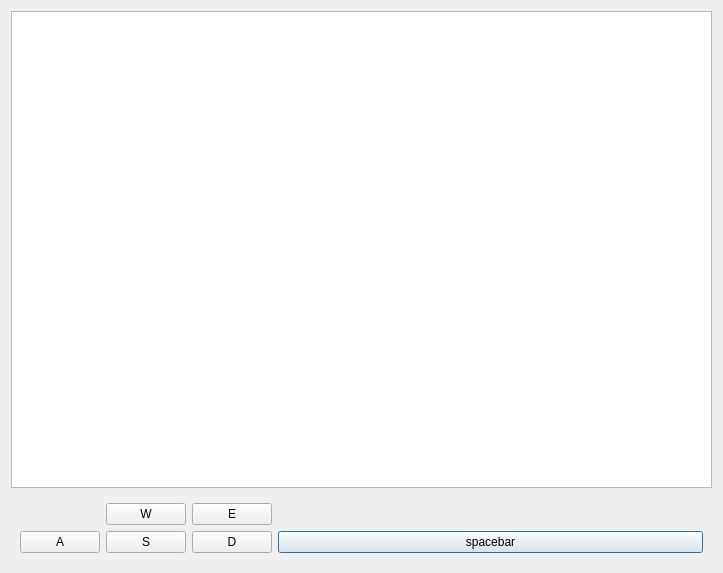
<?xml version="1.0" encoding="UTF-8"?>
<ui version="4.0">
 <class>QtXeNonZeroMainDialog</class>
 <widget class="QDialog" name="QtXeNonZeroMainDialog">
  <property name="geometry">
   <rect>
    <x>0</x>
    <y>0</y>
    <width>723</width>
    <height>573</height>
   </rect>
  </property>
  <layout class="QVBoxLayout" name="verticalLayout">
   <item>
    <widget class="QPlainTextEdit" name="text">
     <property name="font">
      <font>
       <family>Courier</family>
      </font>
     </property>
     <property name="cursor" stdset="0">
      <cursorShape>ForbiddenCursor</cursorShape>
     </property>
     <property name="documentTitle">
      <string>xnz</string>
     </property>
     <property name="readOnly">
      <bool>true</bool>
     </property>
    </widget>
   </item>
   <item>
    <widget class="QWidget" name="widget" native="true">
     <layout class="QGridLayout" name="gridLayout">
      <item row="1" column="3">
       <widget class="QPushButton" name="button_space">
        <property name="toolTip">
         <string>Wait</string>
        </property>
        <property name="text">
         <string>spacebar</string>
        </property>
       </widget>
      </item>
      <item row="0" column="1">
       <widget class="QPushButton" name="button_w">
        <property name="sizePolicy">
         <sizepolicy hsizetype="Fixed" vsizetype="Fixed">
          <horstretch>0</horstretch>
          <verstretch>0</verstretch>
         </sizepolicy>
        </property>
        <property name="toolTip">
         <string>Up</string>
        </property>
        <property name="text">
         <string>W</string>
        </property>
       </widget>
      </item>
      <item row="1" column="1">
       <widget class="QPushButton" name="button_s">
        <property name="sizePolicy">
         <sizepolicy hsizetype="Fixed" vsizetype="Fixed">
          <horstretch>0</horstretch>
          <verstretch>0</verstretch>
         </sizepolicy>
        </property>
        <property name="toolTip">
         <string>Down</string>
        </property>
        <property name="text">
         <string>S</string>
        </property>
       </widget>
      </item>
      <item row="1" column="0">
       <widget class="QPushButton" name="button_a">
        <property name="sizePolicy">
         <sizepolicy hsizetype="Fixed" vsizetype="Fixed">
          <horstretch>0</horstretch>
          <verstretch>0</verstretch>
         </sizepolicy>
        </property>
        <property name="toolTip">
         <string>Left</string>
        </property>
        <property name="text">
         <string>A</string>
        </property>
       </widget>
      </item>
      <item row="1" column="2">
       <widget class="QPushButton" name="button_d">
        <property name="sizePolicy">
         <sizepolicy hsizetype="Fixed" vsizetype="Fixed">
          <horstretch>0</horstretch>
          <verstretch>0</verstretch>
         </sizepolicy>
        </property>
        <property name="toolTip">
         <string>Right</string>
        </property>
        <property name="text">
         <string>D</string>
        </property>
       </widget>
      </item>
      <item row="0" column="2">
       <widget class="QPushButton" name="button_e">
        <property name="toolTip">
         <string>Fire</string>
        </property>
        <property name="text">
         <string>E</string>
        </property>
       </widget>
      </item>
     </layout>
    </widget>
   </item>
  </layout>
 </widget>
 <resources/>
 <connections/>
</ui>
